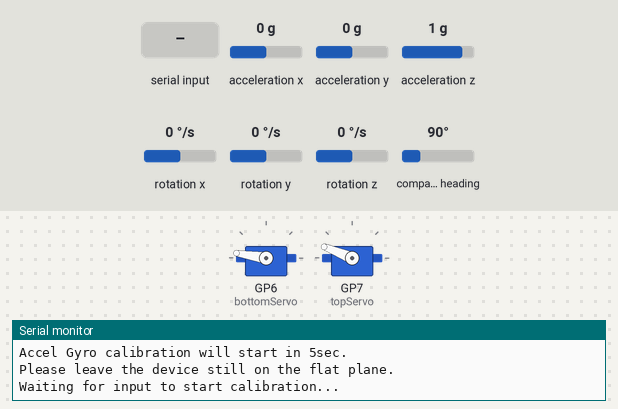
Bench run of a sketch on a simulated Raspberry Pi Pico. Shown: 2 × servo, the last lines printed to the serial monitor. The test bench sets the inputs (shaded band); at power-on: acceleration x 0 g, acceleration y 0 g, acceleration z 1 g, rotation x 0 °/s, rotation y 0 °/s, rotation z 0 °/s, compass heading 90°.

Above: at 6.8 s.
6.9 s: "1" received over Serial
At 9.2 s:
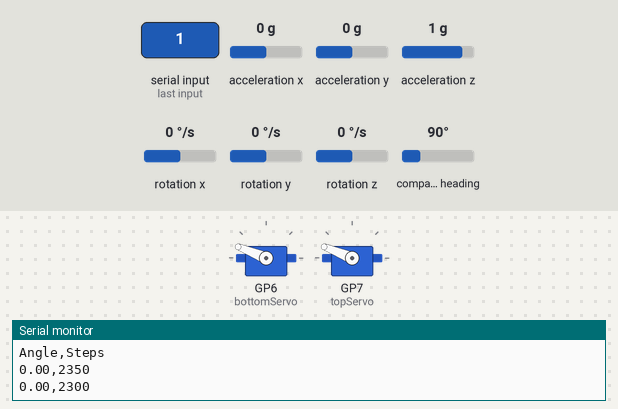
At 14.7 s:
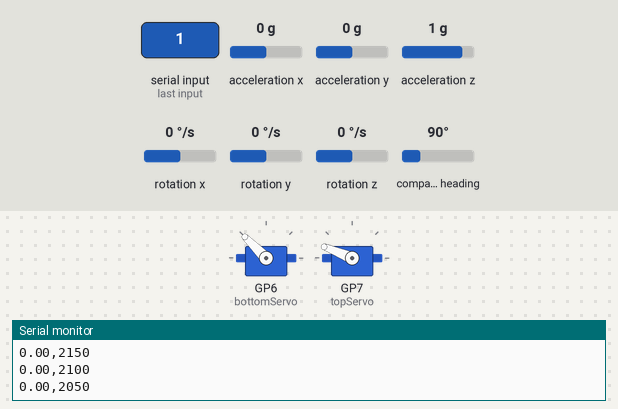
Timing chart, 0 to 20.4 s (numbered marks = the images above; inputs shaded):
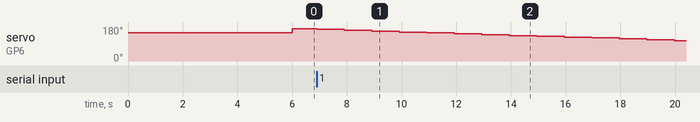

Measured:
- after the input at 6.9 s, servo on GP6 (bottomServo): moves from 171° to 108° over 13.1 s, starting at once

The sketch:

Rocket-TVC_and_motor_angle_relationship_logger.ino
```cpp
/*

  Spaghetti code, so user needs to manually change current controlled motor nade end value.

*/

#include "MPU9250.h"
#include <Servo.h>

Servo bottomServo;
Servo topServo;

float yaw;
float pitch;
float roll;

String data;
int dataInt;

MPU9250 mpu;

unsigned long currentTime;
unsigned long prevTime = 0;
unsigned long prevTimeSec;

int times;
int servo = 2350; // ---------------------------------------------------------------------------------------------------------------------------------------------------------Change

float average;

int accuracy = 50;  // Defines how many motor steps are moved in each iteration, lower value is more accurate.
                    // Default value 10

void setup() {

  Serial.begin(115200);

  while (!Serial);

  delay(1000);


  Wire1.setSDA(18);
  Wire1.setSCL(19);
  Wire1.begin();

  if (!mpu.setup(0x68, Wire1)) {
    while (1) {
      Serial.println("MPU connection failed. Please check your connection with `connection_check` example.");
      delay(5000);
    }
  }

  bottomServo.attach(6, 500, 2500);  // ~1700 ~2150 ~2350
  topServo.attach(7, 500, 2500);     // ~1900 ~2250 ~2500
  bottomServo.writeMicroseconds(2150);
  topServo.writeMicroseconds(2250);

  // calibrate anytime you want to
  Serial.println("Accel Gyro calibration will start in 5sec.");
  Serial.println("Please leave the device still on the flat plane.");
  mpu.verbose(true);
  delay(5000);
  mpu.calibrateAccelGyro();
  //print_calibration();
  mpu.verbose(false);
  mpu.setFilterIterations(10);
  mpu.setMagneticDeclination(12.47);

  bottomServo.writeMicroseconds(2400);// ----------------------------------------------------------------------------------------------------------------------Change
  //topServo.writeMicroseconds(2500);


  Serial.println("Waiting for input to start calibration...");
  // Wait for Serial input until proceeding
  while (Serial.available() == 0) {
    mpu.update();
    print_roll_pitch_yaw();
  }

  Serial.print("Angle");
  Serial.print(",");
  Serial.println("Steps");

  prevTime = millis();
  prevTimeSec = prevTime;
  mpu.update();
  print_roll_pitch_yaw();
}

void loop() {

  if (mpu.update()) {
        static uint32_t prev_ms = millis();
        if (millis() > prev_ms + 25) {
            print_roll_pitch_yaw();
            prev_ms = millis();
        }
  }

  if ((millis() - prevTime) <= 500 && servo >= 1700) {// ----------------------------------------------------------------------------------------------------------------------Change
    //Serial.println("bbbbbbbbbbbbbbbbbbbbbbbb");
    bottomServo.writeMicroseconds(servo);// ----------------------------------------------------------------------------------------------------------------------Change
    //topServo.writeMicroseconds(servo);

    servo -= accuracy;

    times = 0;
    average = 0;

    while ((millis() - prevTimeSec) <= 1000) {
      if (mpu.update()) {
        static uint32_t prev_ms = millis();
        if (millis() > prev_ms + 25) {
          print_roll_pitch_yaw();
          prev_ms = millis();
          times += 1;
          if (times > 20) {
            average += pitch;// ----------------------------------------------------------------------------------------------------------------------Change (roll for top/pitch for bottom)
          }
        }
      }
    }

    prevTimeSec = millis();
    prevTime = millis();
  }

  average = average/(times-20);

  Serial.print(average);
  Serial.print(",");
  Serial.println(servo + accuracy);

  while ( (servo + accuracy) == 1700) {// ----------------------------------------------------------------------------------------------------------------------Change
    servo = servo;
  }

}

void print_roll_pitch_yaw() {

  yaw = mpu.getYaw();
  pitch = mpu.getPitch();
  roll = mpu.getRoll();
}
```
